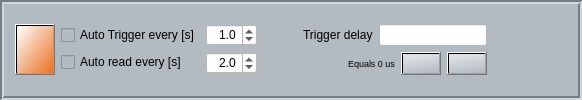
     <widget class="QFrame" name="frame_5">
      <property name="sizePolicy">
       <sizepolicy hsizetype="Expanding" vsizetype="Expanding">
        <horstretch>1</horstretch>
        <verstretch>1</verstretch>
       </sizepolicy>
      </property>
      <property name="font">
       <font>
        <family>Arial</family>
       </font>
      </property>
      <property name="styleSheet">
       <string notr="true">background-color: rgb(178, 187, 194);</string>
      </property>
      <property name="frameShape">
       <enum>QFrame::Box</enum>
      </property>
      <property name="frameShadow">
       <enum>QFrame::Sunken</enum>
      </property>
      <property name="lineWidth">
       <number>2</number>
      </property>
      <layout class="QGridLayout" name="gridLayout_11">
       <item row="0" column="0">
        <widget class="QPushButton" name="TRIG">
         <property name="sizePolicy">
          <sizepolicy hsizetype="Minimum" vsizetype="Preferred">
           <horstretch>0</horstretch>
           <verstretch>0</verstretch>
          </sizepolicy>
         </property>
         <property name="font">
          <font>
           <family>Arial</family>
          </font>
         </property>
         <property name="toolTip">
          <string>Software trigger</string>
         </property>
         <property name="styleSheet">
          <string notr="true">background-color: qlineargradient(spread:pad, x1:1, y1:1, x2:0, y2:0, stop:0 rgba(234, 112, 33, 255), stop:1 rgba(255, 255, 255, 255));
image: url(:/images/images/trigger.png);
border-color: rgb(0, 0, 0);</string>
         </property>
         <property name="text">
          <string/>
         </property>
        </widget>
       </item>
       <item row="0" column="1">
        <layout class="QHBoxLayout" name="horizontalLayout_18">
         <item>
          <layout class="QVBoxLayout" name="verticalLayout_4">
           <item>
            <widget class="QCheckBox" name="AutoTRIG">
             <property name="font">
              <font>
               <family>Arial</family>
              </font>
             </property>
             <property name="toolTip">
              <string>Enable auto trigger</string>
             </property>
             <property name="text">
              <string>Auto Trigger every [s]</string>
             </property>
            </widget>
           </item>
           <item>
            <widget class="QCheckBox" name="ExtTRIG">
             <property name="font">
              <font>
               <family>Arial</family>
              </font>
             </property>
             <property name="toolTip">
              <string>Enable auto readout</string>
             </property>
             <property name="text">
              <string>Auto read every [s]</string>
             </property>
            </widget>
           </item>
          </layout>
         </item>
         <item>
          <layout class="QVBoxLayout" name="verticalLayout">
           <item>
            <widget class="QDoubleSpinBox" name="AUTOTRIG">
             <property name="font">
              <font>
               <family>Arial</family>
              </font>
             </property>
             <property name="toolTip">
              <string>Set auto trigger period</string>
             </property>
             <property name="styleSheet">
              <string notr="true">background-color: rgb(255, 255, 255);</string>
             </property>
             <property name="alignment">
              <set>Qt::AlignRight|Qt::AlignTrailing|Qt::AlignVCenter</set>
             </property>
             <property name="decimals">
              <number>1</number>
             </property>
             <property name="minimum">
              <double>0.100000000000000</double>
             </property>
             <property name="maximum">
              <double>10.000000000000000</double>
             </property>
             <property name="singleStep">
              <double>0.100000000000000</double>
             </property>
             <property name="value">
              <double>1.000000000000000</double>
             </property>
            </widget>
           </item>
           <item>
            <widget class="QDoubleSpinBox" name="EXTTRIG">
             <property name="font">
              <font>
               <family>Arial</family>
              </font>
             </property>
             <property name="toolTip">
              <string>Set auto readout period</string>
             </property>
             <property name="styleSheet">
              <string notr="true">background-color: rgb(255, 255, 255);</string>
             </property>
             <property name="alignment">
              <set>Qt::AlignRight|Qt::AlignTrailing|Qt::AlignVCenter</set>
             </property>
             <property name="decimals">
              <number>1</number>
             </property>
             <property name="minimum">
              <double>0.100000000000000</double>
             </property>
             <property name="maximum">
              <double>10.000000000000000</double>
             </property>
             <property name="singleStep">
              <double>0.100000000000000</double>
             </property>
             <property name="value">
              <double>2.000000000000000</double>
             </property>
            </widget>
           </item>
          </layout>
         </item>
        </layout>
       </item>
       <item row="0" column="2">
        <layout class="QVBoxLayout" name="verticalLayout_2">
         <item>
          <layout class="QHBoxLayout" name="horizontalLayout_22">
           <item>
            <spacer name="horizontalSpacer">
             <property name="orientation">
              <enum>Qt::Horizontal</enum>
             </property>
             <property name="sizeHint" stdset="0">
              <size>
               <width>40</width>
               <height>20</height>
              </size>
             </property>
            </spacer>
           </item>
           <item>
            <widget class="QLabel" name="label_7">
             <property name="font">
              <font>
               <family>Arial</family>
              </font>
             </property>
             <property name="text">
              <string>Trigger delay</string>
             </property>
            </widget>
           </item>
           <item>
            <widget class="QLineEdit" name="TRIG_DELAY">
             <property name="maximumSize">
              <size>
               <width>1600000</width>
               <height>16777215</height>
              </size>
             </property>
             <property name="font">
              <font>
               <family>Arial</family>
              </font>
             </property>
             <property name="toolTip">
              <string>Trigger delay</string>
             </property>
             <property name="styleSheet">
              <string notr="true">background-color: rgb(255, 255, 255);</string>
             </property>
             <property name="inputMethodHints">
              <set>Qt::ImhDigitsOnly</set>
             </property>
             <property name="alignment">
              <set>Qt::AlignRight|Qt::AlignTrailing|Qt::AlignVCenter</set>
             </property>
            </widget>
           </item>
          </layout>
         </item>
         <item>
          <layout class="QHBoxLayout" name="horizontalLayout_21">
           <item>
            <spacer name="horizontalSpacer_5">
             <property name="orientation">
              <enum>Qt::Horizontal</enum>
             </property>
             <property name="sizeHint" stdset="0">
              <size>
               <width>40</width>
               <height>20</height>
              </size>
             </property>
            </spacer>
           </item>
           <item>
            <widget class="QLabel" name="calcTrigdelay">
             <property name="font">
              <font>
               <family>Arial</family>
               <pointsize>7</pointsize>
              </font>
             </property>
             <property name="text">
              <string>Equals 0 us</string>
             </property>
            </widget>
           </item>
           <item>
            <widget class="QPushButton" name="SetTrigDelay">
             <property name="font">
              <font>
               <family>Arial</family>
              </font>
             </property>
             <property name="toolTip">
              <string>Set the trigger delay</string>
             </property>
             <property name="styleSheet">
              <string notr="true">background-color: qlineargradient(spread:pad, x1:1, y1:0.966, x2:0.744, y2:0, stop:0 rgba(178, 187, 194, 255), stop:1 rgba(221, 225, 229, 255));
image: url(:/images/images/set.png);</string>
             </property>
             <property name="text">
              <string/>
             </property>
            </widget>
           </item>
           <item>
            <widget class="QPushButton" name="ReadTrigDelay">
             <property name="font">
              <font>
               <family>Arial</family>
              </font>
             </property>
             <property name="toolTip">
              <string>Read the trigger delay</string>
             </property>
             <property name="styleSheet">
              <string notr="true">background-color: qlineargradient(spread:pad, x1:1, y1:0.966, x2:0.744, y2:0, stop:0 rgba(178, 187, 194, 255), stop:1 rgba(221, 225, 229, 255));
image: url(:/images/images/read_from.png);</string>
             </property>
             <property name="text">
              <string/>
             </property>
            </widget>
           </item>
          </layout>
         </item>
        </layout>
       </item>
       <item row="0" column="3">
        <spacer name="horizontalSpacer_8">
         <property name="orientation">
          <enum>Qt::Horizontal</enum>
         </property>
         <property name="sizeHint" stdset="0">
          <size>
           <width>40</width>
           <height>20</height>
          </size>
         </property>
        </spacer>
       </item>
       <item row="0" column="4">
        <spacer name="horizontalSpacer_12">
         <property name="orientation">
          <enum>Qt::Horizontal</enum>
         </property>
         <property name="sizeHint" stdset="0">
          <size>
           <width>40</width>
           <height>20</height>
          </size>
         </property>
        </spacer>
       </item>
      </layout>
     </widget>
